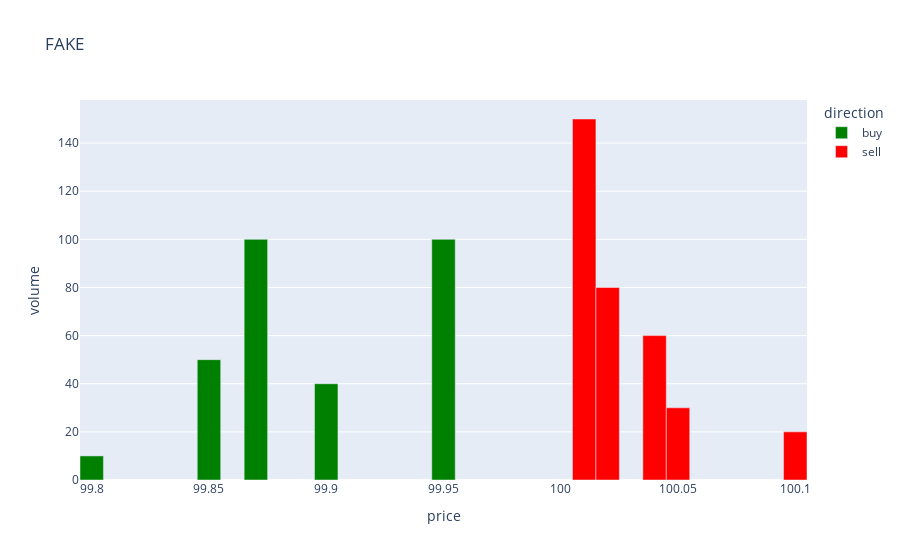

Notebook code cell kept with this figure:
### Code cell
visualise_orderbook(exchanges[0].central_orderbook)

### Figure 1 — Plotly figure (JSON) as saved in the notebook; plotly's stock layout.template omitted (floating-point values rounded to 4 significant figures)
{"data": [{"alignmentgroup": "True", "hovertemplate": "direction=buy<br>price=%{x}<br>volume=%{y}<extra></extra>", "legendgroup": "buy", "marker": {"color": "green", "pattern": {"shape": ""}}, "name": "buy", "offsetgroup": "buy", "orientation": "v", "showlegend": true, "textposition": "auto", "type": "bar", "width": 0.01, "x": [99.95, 99.9, 99.87, 99.85, 99.8], "xaxis": "x", "y": [100, 40, 100, 50, 10], "yaxis": "y"}, {"alignmentgroup": "True", "hovertemplate": "direction=sell<br>price=%{x}<br>volume=%{y}<extra></extra>", "legendgroup": "sell", "marker": {"color": "red", "pattern": {"shape": ""}}, "name": "sell", "offsetgroup": "sell", "orientation": "v", "showlegend": true, "textposition": "auto", "type": "bar", "width": 0.01, "x": [100.0, 100.0, 100.0, 100.0, 100.1], "xaxis": "x", "y": [150, 80, 60, 30, 20], "yaxis": "y"}], "layout": {"barmode": "relative", "legend": {"title": {"text": "direction"}, "tracegroupgap": 0}, "title": {"text": "FAKE"}, "xaxis": {"anchor": "y", "domain": [0, 1], "title": {"text": "price"}}, "yaxis": {"anchor": "x", "domain": [0, 1], "title": {"text": "volume"}}}}
